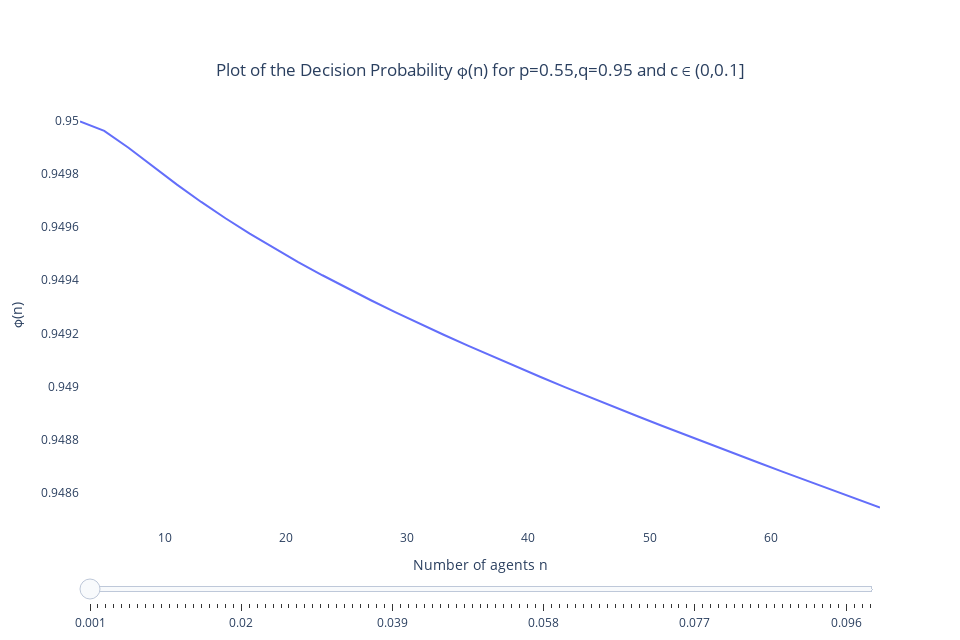

The code cell stored with this chart in its notebook:
### Code cell
## get plot to initially show the graph of c=0.001
plot.data[0].visible = True
## finally adjust title/axes etc.
plot.update_layout(sliders=slide)
text = f"Plot of the Decision Probability \u03D5(n) for p={p},q={q} and c \u2208 (0,0.1]"
plot.update_layout(title={'text': text,'y':0.9,'x':0.5})
plot.update_layout(xaxis_title="Number of agents n", yaxis_title="\u03D5(n)")
## get white background and re-size image
plot.update_layout(width = 960, height = 640,plot_bgcolor ='#ffffff')

plot.show()
